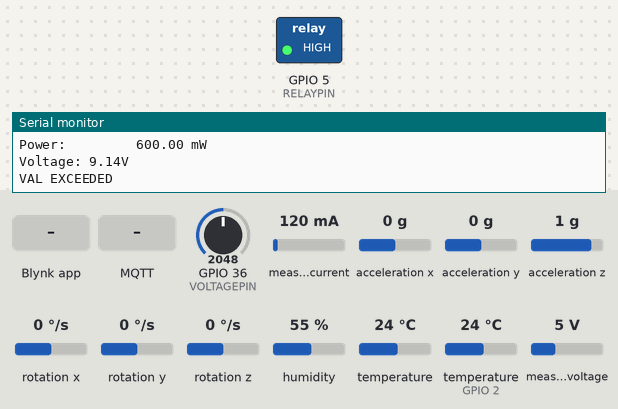
Recording of a sketch running on a simulated ESP32. On the bench: switched loads named in the sketch (green lamp = pin HIGH), the last lines printed to the serial monitor. Inputs (shaded band) come from the test bench; at power-on: GPIO 36 (VOLTAGEPIN) = 2048, measured current 120 mA, acceleration x 0 g, acceleration y 0 g, acceleration z 1 g, rotation x 0 °/s, rotation y 0 °/s, rotation z 0 °/s, humidity 55 %, temperature 24 °C, temperature (sensor on GPIO 2) 24 °C, measured voltage 5 V. WiFi joins after 1.5 s; servers stay silent unless stated; the local clock reads 2024-03-15 10:24:30 at power-on unless the sketch sets it; random numbers use the default seed unless the sketch sets one; no MQTT or app messages arrive unless stated.

Above: at 6.1 s.
6.2 s: Blynk app writes 1 to V1
At 8.1 s:
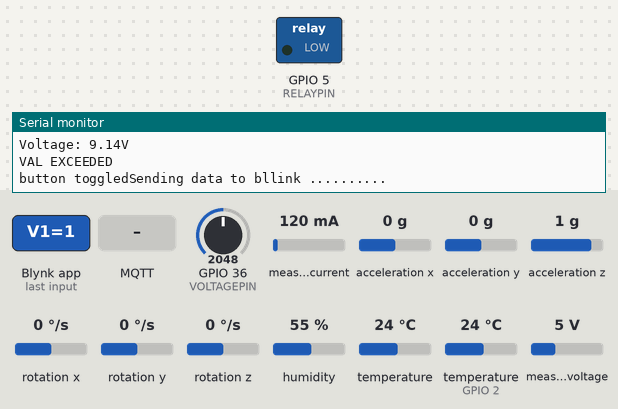
10.5 s: MQTT message "1" arrives on the first subscribed topic
12.6 s: MQTT message "on" arrives on the first subscribed topic
Timing chart, 0 to 15.6 s (numbered marks = the images above; inputs shaded):
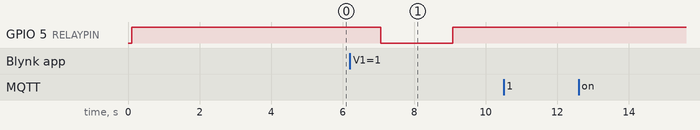

The sketch:

fyp.ino
```cpp
#include "config.h"

#include "mpu.h"
#include "vibration_struct.h"
#include "Adafruit_INA219.h"

#include <Wire.h>
#include <BlynkSimpleEsp32.h>

#include <DHT.h>
#include <WiFi.h>
#include <WiFiClientSecure.h>
#include <PubSubClient.h>
#include <MQTTClient.h> //MQTT Library Source: https://github.com/256dpi/arduino-mqtt
#include <ArduinoJson.h> //ArduinoJson Library Source: https://github.com/bblanchon/ArduinoJson
#include "vibration_struct.h"


#define DHTPIN 2
#define RELAYPIN 5
#define VOLTAGEPIN A0


DHT dht(DHTPIN, DHT22);
Adafruit_MPU6050 mpu;
Adafruit_INA219 ina219;

BlynkTimer timer;

WiFiClientSecure wifi_client = WiFiClientSecure();
// WiFiClientSecure wifi_clientcopy = WiFiClientSecure();

WiFiClient espClient;
PubSubClient client(espClient);

MQTTClient mqtt_client = MQTTClient(256); //256 indicates the maximum size for packets being published and received.
// MQTTClient mqtt_clientcopy = MQTTClient(256); //256 indicates the maximum size for packets being published and received.


double temperature;
double humidity;
Vibration vibration;
int current ;
int voltage =0;
int speed = 0;


void reconnect() {
  // Loop until we're reconnected
  while (!client.connected()) {
    Serial.print("Attempting MQTT connection...");
    // Create a random client ID
    String clientId = "ESP8266Client-";
    clientId += String(random(0xffff), HEX);
    // Attempt to connect
    if (client.connect(clientId.c_str())) {
      Serial.println("connected");
      // Once connected, publish an announcement...
      client.publish("outTopic", "hello world");
      // ... and resubscribe
      client.subscribe("inTopic");
    } else {
      Serial.print("failed, rc=");
      Serial.print(client.state());
      Serial.println(" try again in 5 seconds");
      // Wait 5 seconds before retrying
      delay(5000);
    }
  }
}


void connectToWifi(){
    //Begin WiFi in station mode
  WiFi.mode(WIFI_STA);
  WiFi.begin(WIFI_SSID, WIFI_PASSWORD);
  Serial.println("Connecting to Wi-Fi");
  //Wait for WiFi connection
  while (WiFi.status() != WL_CONNECTED){
    delay(500);
    Serial.print(".");
  }
  Serial.println("Wifi connected");
  Serial.println("\nconnected!");
}


void connectAWS()
{
  // Configure wifi_client with the correct certificates and keys
  wifi_client.setCACert(AWS_CERT_CA);
  wifi_client.setCertificate(AWS_CERT_CRT);
  wifi_client.setPrivateKey(AWS_CERT_PRIVATE);

  //Connect to AWS IOT Broker. 8883 is the port used for MQTT
  mqtt_client.begin(AWS_IOT_ENDPOINT, 8883, wifi_client);
  // mqtt_clientcopy.begin("broker.hivemq.com", 1883, wifi_clientcopy);
  //Set action to be taken on incoming messages
  mqtt_client.onMessage(incomingMessageHandler);
  // mqtt_clientcopy.onMessage(incomingMessageHandler);

  // Serial.print("Connecting to AWS IOT");

  //Wait for connection to AWS IoT
  while (!mqtt_client.connect(THINGNAME)) {
    Serial.print(".");
    delay(100);
  }

  Serial.println();

  if(!mqtt_client.connected()){
    Serial.println("AWS IoT Timeout!");
    return;
  }

  //Subscribe to a topic
  mqtt_client.subscribe(AWS_IOT_SUBSCRIBE_TOPIC);
  Serial.println("AWS IoT Connected!");
}

void callback(char *topic, byte *payload, unsigned int length) {
  // Handle incoming MQTT messages if needed
}

void publishMessage(float temperature, float humidity, Vibration vibration, int voltage, int current, int speed)
{
  //Create a JSON document of size 200 bytes, and populate it
  //See https://arduinojson.org/
  StaticJsonDocument<400> doc;
  // doc["elapsed_time"] = millis() - t1;
  // doc["value"] = random(1000);
  doc["temperature"] = temperature;
  doc["humidity"] = humidity;

  doc["Vibration"]["acceleration"][0] = vibration.acceleration[0];
  doc["Vibration"]["acceleration"][1] = vibration.acceleration[1];
  doc["Vibration"]["acceleration"][2] = vibration.acceleration[2];
  doc["Vibration"]["rotation"][0] = vibration.rotation[0];
  doc["Vibration"]["rotation"][1] = vibration.rotation[1];
  doc["Vibration"]["rotation"][2] = vibration.rotation[2];

  doc["timeStamp"] = time(NULL);
  doc["turbineSpeed"] = random(1000);
  doc["current"] = current;
  doc["voltage"] = voltage;

  char jsonBuffer[512];
  serializeJson(doc, jsonBuffer); // print to mqtt_client

  //Publish to the topic
  mqtt_client.publish(AWS_IOT_PUBLISH_TOPIC, jsonBuffer);
//  mqtt_clientcopy.publish(AWS_IOT_PUBLISH_TOPIC, jsonBuffer);

  client.publish(AWS_IOT_PUBLISH_TOPIC, jsonBuffer);

  // Serial.println("Sent a message");
}

void incomingMessageHandler(String &topic, String &payload) {
  Serial.println("Message received!");
  Serial.println("Topic: " + topic);
  Serial.println("Payload: " + payload);
}

int readDHT(DHT &dht, double &humidity, double &temperature){
  humidity = dht.readHumidity();
  temperature = dht.readTemperature();
  if (isnan(humidity) || isnan(temperature)) {
    Serial.println(F("Failed to read from DHT sensor!"));
    return -1;
  }
  Serial.print("Humidity: ");
  Serial.print(humidity);
  Serial.print("%  Temperature: ");
  Serial.print(temperature);
  Serial.println(F("°C "));
  return 0;
}

BLYNK_WRITE(V1)
{
  int value = param.asInt(); // Get value as integer
  Serial.print("button toggled");
  if(value == 0){
    digitalWrite(RELAYPIN, HIGH);
  }else if(value == 1){
    digitalWrite(RELAYPIN, LOW);
  }
}


void sendData(){
  Serial.println("Sending data to bllink ..........");
  Blynk.virtualWrite(V4, temperature);
  Blynk.virtualWrite(V3, humidity);
  Blynk.virtualWrite(V2, current);
  Blynk.virtualWrite(V0, voltage);

}

void setup() {
  Serial.begin(115200);
  dht.begin();
  Wire.begin();
  setupMPU(mpu);
  if (! ina219.begin()) {
    Serial.println("Failed to find INA219 chip");
    while (1) { delay(10); }
  }
  ina219.setCalibration_16V_400mA();

  pinMode(RELAYPIN, OUTPUT);
  digitalWrite(RELAYPIN, HIGH);
  delay(3000);
  connectToWifi();
  connectAWS();

  client.setServer("broker.hivemq.com", 1883);
  client.setCallback(callback);

  Blynk.begin(BLYNK_AUTH_TOKEN, WIFI_SSID, WIFI_PASSWORD);
  timer.setInterval(2000L, sendData);
}

void loop() {

  if (!client.connected()) {
    reconnect();
  }

  float shuntvoltage = 0;
  float busvoltage = 0;
  float current_mA = 0;
  float loadvoltage = 0;
  float power_mW = 0;

  readDHT(dht, humidity, temperature);
  readMPU(mpu, vibration);

  shuntvoltage = ina219.getShuntVoltage_mV();
  busvoltage = ina219.getBusVoltage_V();
  current_mA = ina219.getCurrent_mA();
  power_mW = ina219.getPower_mW();
  loadvoltage = busvoltage + (shuntvoltage / 1000);

  // Serial.print("Bus Voltage:   "); Serial.print(busvoltage); Serial.println(" V");
  // Serial.print("Shunt Voltage: "); Serial.print(shuntvoltage); Serial.println(" mV");
  // Serial.print("Load Voltage:  "); Serial.print(loadvoltage); Serial.println(" V");
  Serial.print("Current:       "); Serial.print(current_mA); Serial.println(" mA");
  Serial.print("Power:         "); Serial.print(power_mW); Serial.println(" mW");

  Serial.println("");

  int volt = analogRead(VOLTAGEPIN);
  double vv = map(volt,0, 4096, 0, 1650) + 89;

  vv /= 100; // divide by 100 to get the decimal values

  voltage = vv;
  Serial.print("Voltage: ");
  Serial.print(vv);
  Serial.println("V");

  if(voltage >= 8 || current >= 30 ){
    digitalWrite(RELAYPIN, HIGH);
    Serial.println("VAL EXCEEDED \n");
  }else if(voltage <= 10){
    // digitalWrite(RELAYPIN, LOW);
  }

  current = current_mA; // Calculate the current
  // voltage = busvoltage;

  publishMessage(temperature, humidity, vibration, voltage, current, speed);

  Blynk.run();//Run the Blynk library
  timer.run();//Run the Blynk timer


  mqtt_client.loop();
  // client.setCallback(callback);
  client.loop();

  delay(2000);
}
```

mpu.h
```cpp
#include <Adafruit_MPU6050.h>
#include <Adafruit_Sensor.h>
#include "vibration_struct.h"
#include "Wire.h"

void setupMPU(Adafruit_MPU6050 &mpu){
  if (!mpu.begin()) {
    Serial.println("Failed to find MPU6050 chip");
    while (1) {
      delay(10);
    }
  }
  Serial.println("MPU6050 Found!");

  mpu.setAccelerometerRange(MPU6050_RANGE_8_G);
  Serial.print("Accelerometer range set to: ");
  switch (mpu.getAccelerometerRange()) {
  case MPU6050_RANGE_2_G:
    Serial.println("+-2G");
    break;
  case MPU6050_RANGE_4_G:
    Serial.println("+-4G");
    break;
  case MPU6050_RANGE_8_G:
    Serial.println("+-8G");
    break;
  case MPU6050_RANGE_16_G:
    Serial.println("+-16G");
    break;
  }
  mpu.setGyroRange(MPU6050_RANGE_500_DEG);
  Serial.print("Gyro range set to: ");
  switch (mpu.getGyroRange()) {
  case MPU6050_RANGE_250_DEG:
    Serial.println("+- 250 deg/s");
    break;
  case MPU6050_RANGE_500_DEG:
    Serial.println("+- 500 deg/s");
    break;
  case MPU6050_RANGE_1000_DEG:
    Serial.println("+- 1000 deg/s");
    break;
  case MPU6050_RANGE_2000_DEG:
    Serial.println("+- 2000 deg/s");
    break;
  }

  mpu.setFilterBandwidth(MPU6050_BAND_5_HZ);
  Serial.print("Filter bandwidth set to: ");
  switch (mpu.getFilterBandwidth()) {
  case MPU6050_BAND_260_HZ:
    Serial.println("260 Hz");
    break;
  case MPU6050_BAND_184_HZ:
    Serial.println("184 Hz");
    break;
  case MPU6050_BAND_94_HZ:
    Serial.println("94 Hz");
    break;
  case MPU6050_BAND_44_HZ:
    Serial.println("44 Hz");
    break;
  case MPU6050_BAND_21_HZ:
    Serial.println("21 Hz");
    break;
  case MPU6050_BAND_10_HZ:
    Serial.println("10 Hz");
    break;
  case MPU6050_BAND_5_HZ:
    Serial.println("5 Hz");
    break;
  }

  Serial.println("");
  delay(100);
}

void readMPU(Adafruit_MPU6050 &mpu, Vibration &vibration){
  sensors_event_t a, g, temp;
  mpu.getEvent(&a, &g, &temp);

  Serial.print("Acceleration X: ");
  Serial.print(a.acceleration.x);
  Serial.print(", Y: ");
  Serial.print(a.acceleration.y);
  Serial.print(", Z: ");
  Serial.print(a.acceleration.z);
  Serial.println(" m/s^2");

  Serial.print("Rotation X: ");
  Serial.print(g.gyro.x);
  Serial.print(", Y: ");
  Serial.print(g.gyro.y);
  Serial.print(", Z: ");
  Serial.print(g.gyro.z);
  Serial.println(" rad/s");

  Serial.print("Temperature: ");
  Serial.print(temp.temperature);
  Serial.println(char(233) + " degC");

  Serial.println("");

  vibration.acceleration[0] = a.acceleration.x;
  vibration.acceleration[1] = a.acceleration.y;
  vibration.acceleration[2] = a.acceleration.z;

  vibration.rotation[0] = g.gyro.x;
  vibration.rotation[1] = g.gyro.y;
  vibration.rotation[2] = g.gyro.z;

}
```

vibration_struct.h
```cpp
// vibration_struct.h
#ifndef VIBRATION_STRUCT_H
#define VIBRATION_STRUCT_H

struct Vibration {
  float acceleration[3];
  float rotation[3];
  float internalTemperature;
};

#endif // VIBRATION_STRUCT_H
 
```

config.h
```cpp
#include <pgmspace.h>

#define THINGNAME "final"

#define AWS_IOT_PUBLISH_TOPIC   "esp32/pub"
#define AWS_IOT_SUBSCRIBE_TOPIC "esp32/sub"

#define BLYNK_TEMPLATE_ID   "TMPL3Sw8lPL5l"
#define BLYNK_TEMPLATE_NAME "Quickstart Template"
#define BLYNK_AUTH_TOKEN    "Vm75aKivgHih8msHB2VHgiSb7LHzBR20"

#define TOKEN BBUS-9zUpKwe7T7wTUN0hpsO2mLDmmPmhBh


const char WIFI_SSID[] = "123";
const char WIFI_PASSWORD[] = "11223344";
const char AWS_IOT_ENDPOINT[] = "a3hju2tg3xo1gn-ats.iot.ap-south-1.amazonaws.com";
const char MQQT_SERVER[] = "127.0.0.1";

// char mqttBroker[]  = "industrial.api.ubidots.com";

// Amazon Root CA 1
static const char AWS_CERT_CA[] PROGMEM = R"EOF(
-----BEGIN CERTIFICATE-----
MIIDQTCCAimgAwIBAgITBmyfz5m/jAo54vB4ikPmljZbyjANBgkqhkiG9w0BAQsF
ADA5MQswCQYDVQQGEwJVUzEPMA0GA1UEChMGQW1hem9uMRkwFwYDVQQDExBBbWF6
b24gUm9vdCBDQSAxMB4XDTE1MDUyNjAwMDAwMFoXDTM4MDExNzAwMDAwMFowOTEL
MAkGA1UEBhMCVVMxDzANBgNVBAoTBkFtYXpvbjEZMBcGA1UEAxMQQW1hem9uIFJv
b3QgQ0EgMTCCASIwDQYJKoZIhvcNAQEBBQADggEPADCCAQoCggEBALJ4gHHKeNXj
ca9HgFB0fW7Y14h29Jlo91ghYPl0hAEvrAIthtOgQ3pOsqTQNroBvo3bSMgHFzZM
9O6II8c+6zf1tRn4SWiw3te5djgdYZ6k/oI2peVKVuRF4fn9tBb6dNqcmzU5L/qw
IFAGbHrQgLKm+a/sRxmPUDgH3KKHOVj4utWp+UhnMJbulHheb4mjUcAwhmahRWa6
VOujw5H5SNz/0egwLX0tdHA114gk957EWW67c4cX8jJGKLhD+rcdqsq08p8kDi1L
93FcXmn/6pUCyziKrlA4b9v7LWIbxcceVOF34GfID5yHI9Y/QCB/IIDEgEw+OyQm
jgSubJrIqg0CAwEAAaNCMEAwDwYDVR0TAQH/BAUwAwEB/zAOBgNVHQ8BAf8EBAMC
AYYwHQYDVR0OBBYEFIQYzIU07LwMlJQuCFmcx7IQTgoIMA0GCSqGSIb3DQEBCwUA
A4IBAQCY8jdaQZChGsV2USggNiMOruYou6r4lK5IpDB/G/wkjUu0yKGX9rbxenDI
U5PMCCjjmCXPI6T53iHTfIUJrU6adTrCC2qJeHZERxhlbI1Bjjt/msv0tadQ1wUs
N+gDS63pYaACbvXy8MWy7Vu33PqUXHeeE6V/Uq2V8viTO96LXFvKWlJbYK8U90vv
o/ufQJVtMVT8QtPHRh8jrdkPSHCa2XV4cdFyQzR1bldZwgJcJmApzyMZFo6IQ6XU
5MsI+yMRQ+hDKXJioaldXgjUkK642M4UwtBV8ob2xJNDd2ZhwLnoQdeXeGADbkpy
rqXRfboQnoZsG4q5WTP468SQvvG5
-----END CERTIFICATE-----
)EOF";

// Device Certificate
static const char AWS_CERT_CRT[] PROGMEM = R"KEY(
-----BEGIN CERTIFICATE-----
MIIDWTCCAkGgAwIBAgIUV3uQlUISz3ocEHfaJDtK33DsOEwwDQYJKoZIhvcNAQEL
BQAwTTFLMEkGA1UECwxCQW1hem9uIFdlYiBTZXJ2aWNlcyBPPUFtYXpvbi5jb20g
SW5jLiBMPVNlYXR0bGUgU1Q9V2FzaGluZ3RvbiBDPVVTMB4XDTIzMDkyMTE3NDA0
M1oXDTQ5MTIzMTIzNTk1OVowHjEcMBoGA1UEAwwTQVdTIElvVCBDZXJ0aWZpY2F0
ZTCCASIwDQYJKoZIhvcNAQEBBQADggEPADCCAQoCggEBAKa4IEMcmdbE/lye/TbD
6VA7F9/XtiRIMK4jcbOEPnfqyQDFkCerT2sG5NQ/zAdm8Kklz5DVHIDYNoWyDghB
O27dh1XUams4TOWBRTgoItaoaoQTiV/bFpRYUiOM/VMVFneTI0ldhSLVJcxJJJxq
Rkrz/1GbgbJz35AEYhkW2keIZoUatXDHYDSwkYQZzIjDYp2q6gPi1A81TxsOi0aA
kS0u/FuKq5xfQ2yff/MLRxAVH6hJBWFhWZBffI3sbqg+Mp8CH4wn5upvKfrJ6OeU
3J55cvcIiT17UJLDSVj8xu9SeamOeaSmWPi8brsT4JpRwX7DE9PwZ94fDA9906iS
GHMCAwEAAaNgMF4wHwYDVR0jBBgwFoAUbz4TnEqFV4aVWA0EYCvm2udOK+4wHQYD
VR0OBBYEFGnf/vfM1l8ym9XRZjE7mrBF8z6XMAwGA1UdEwEB/wQCMAAwDgYDVR0P
AQH/BAQDAgeAMA0GCSqGSIb3DQEBCwUAA4IBAQCwPL9Jr3hutYpv6wXgwZ1Umpxg
bPL+EeXX3GnbTyVVMT0iJq1as/2nFmUlPuM8SdgE2HBoD2S59Ko0w+gG8nPyeZkt
0elS23FOvIpEdWZ7UkIyN04Hr3Zd5/7cu6eRD7qNtZD384kWdR5Niwx64ZXylNjm
ysDCmYwVi4XbQGb1Bcz3GDCOpiDKKDJFJPTGe2mTNc7EUyk3c0E2TEjFep+OKQjI
KJ1BkA4CmCjLtvV59UnOG7MLz88Pwqtg2waZUIdvp8QBn2vPwjoSr7nC1jPIu/u8
dGHszfmgzceQj8Iid0iMidAmFfQB9Oy2OmAz7mAF3PoBHyfmsCq0+rokrNfo
-----END CERTIFICATE-----
)KEY";

// Device Private Key
static const char AWS_CERT_PRIVATE[] PROGMEM = R"KEY(
-----BEGIN RSA PRIVATE KEY-----
MIIEowIBAAKCAQEAprggQxyZ1sT+XJ79NsPpUDsX39e2JEgwriNxs4Q+d+rJAMWQ
J6tPawbk1D/MB2bwqSXPkNUcgNg2hbIOCEE7bt2HVdRqazhM5YFFOCgi1qhqhBOJ
X9sWlFhSI4z9UxUWd5MjSV2FItUlzEkknGpGSvP/UZuBsnPfkARiGRbaR4hmhRq1
cMdgNLCRhBnMiMNinarqA+LUDzVPGw6LRoCRLS78W4qrnF9DbJ9/8wtHEBUfqEkF
YWFZkF98jexuqD4ynwIfjCfm6m8p+sno55Tcnnly9wiJPXtQksNJWPzG71J5qY55
pKZY+LxuuxPgmlHBfsMT0/Bn3h8MD33TqJIYcwIDAQABAoIBACoBOh+ulRQHjg7I
AARMV/xe5yT+tGVvytQVGhCgwRx1iy8ml6tm/ht5IS5Y5I744Km9XQ6gow3Ta+lD
c0WhKdhE+FQnsKhTBwzMBSSg+CYdSLj+Mx5zlLzLg+ZxH2JPbdmyuLFDXsfn7B4M
T60ZGZzI3QsyovrTNwCSGiU4HMborsRb+jaoctCp3H19EU+Q6oCSX9uiWaE/fM9h
0V1wUsYFfVc1+EmpPN17oWto/LHIL4QIm7XZy/9lizrbqODViK7KG8RTjjQ8nh4q
/Fxd0SdOxiDCIJ5eLdm3JTZXPPYmiD90qTDBj+bg97AhpDoCmGB4VCl3WhTQyWbq
Y3MXNAECgYEA1TA/b+I4fjqUUIjStGerspWwCuMaB8kaNR8WP1z44PI6IzZwgx+T
/wRLVLhw6AF2TxR2iep1sEzr1Ejpb4/weacp5+NyqNDFOFN4kBegP5UurifJYfgb
MgfczUoVP0d9WlD+BR14pIqUfWXSyKZe8oZzlAALVnLEPiZZUjKG4E0CgYEAyDL0
GZvphswFuWz9cD5UToUNOLWWXBgSso9XC215DKi4RNrhXBcQn5cUrpe2hlT+i+xB
HzWYSJ/0fBu6AiBEJgxj9fJklUwZyI5e07yya1gtSgavQY7SCdS+z7GwKS84X0DM
WiZEhCzm+QGDQjDdr6qn/FO3XqBFf6bZ7Si7O78CgYEAs98sdvr4zVAhmT2IAdzC
mj//s3/fk5gSu6VKARYxiqH1eYZSMd/v36fA429nG+k36AsM5Npkh+aux4LpKk7Z
B9uJ2PQn5tWWwSp0O6cjduIo65n4KOfMEk9d9fu+p5Bq7EwPt0MhajrehFroGJF+
5MOaOtI6vqrAduumS1sEP7UCgYBYb1mw7lSMPRfSPzj9Git3vAKJKH3RFLk9s2AK
JkOwud8cW2vtmCq5tK1oKpBwap8/BBAIT06D1lTTdhQG2GYCQLrvbDHOWZ2SIIH3
GoXeMUdgSe+lEAfsW9QmPyHIL5nBSgh7Uig2Eve8y1RGKvvim4o1Rm3cGQRaTUQ7
JSEAVQKBgHJ34kQHfreEu53KzFbp7v7A1Q+FwPNVDZJmsNrvkj0VIVUPUP+gA62W
j7qyV4f6VTcb8OBidEsIXEy0+NTsszFFgJ0Xt52Twat1YPkaFVKKOIuU2yhkuj3I
zZP9hWCkT2l8Uu4funo+AbXknQncSL5HKCVITd6Q69VQDUkf28uO
-----END RSA PRIVATE KEY-----
)KEY";
```

Measured:
- after the input at 6.2 s, GPIO 5 (RELAYPIN): HIGH → LOW after 0.86 s, → HIGH 2.0 s later
